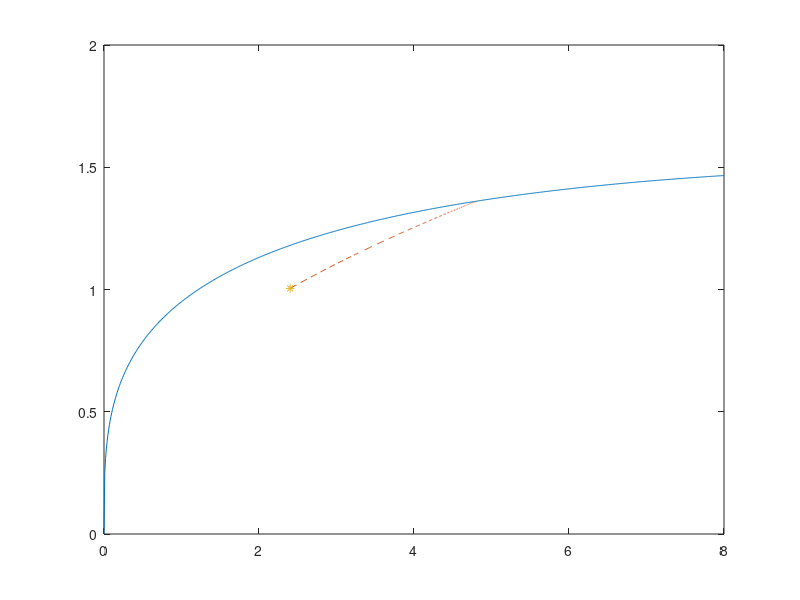

Source code (MATLAB): (Note: this script raises an error after producing the figure.)
% Find initial level of consumption in the Neoclassical Growth Model
% Boundary problem - Need to find initial condition that satisfies Transversality
% Code generated for Ben Moll's Advanced Macroeconomics class at the LSE - Lecture 3

% Shooting Algorithm for Neoclassical Growth Model

% Clear environment
clear all; clc;

% Set parameter values
A = 1;
alpha = 0.3;
sigma = 2;
rho = 0.05;
delta = 0.05;
step = 0.1;
N = 700;

% Critical value to stop algorithm
crit = 10^(-6);

% Steady State capital
k_star = (alpha*A/(rho+delta))^(1/(1-alpha));
c_star = A*(k_star^alpha) - delta*k_star;

% Initial condition for capital
k0 = k_star/2;

% Get initial guess
c_upper_bound = A*(k0.^alpha) - delta.*k0;
c0 = c_upper_bound*rand(1);
k_old = k0;
c_old = c0;
c_lower_bound = 0;
k_new = k0;
diff = k_new - k_star;

for i=1:100
    
    % Evolution of c0
    for n=1:N
        % Get new value of k and c
        k_new = step .* (A .* (k_old.^alpha) - delta .* k_old - c_old) + k_old;
        c_new = step .* c_old .* 1./sigma .* (alpha .* A .* (k_old^(alpha-1)) - rho - delta) + c_old;
        if k_new <= 0| c_new <= 0
            break
        else
            k_old = k_new;
            c_old = c_new;
        end
    end
    
    diff = k_new - k_star;
    
    % Check if converged, if not, repeat
    if abs(diff) < crit
        disp('Algorithm converged')
        break
    elseif diff > 0
        c_lower_bound = c0;
        c0 = (c_upper_bound + c_lower_bound)./2;
        c_old = c0;
        k_old = k0;
    else
        c_upper_bound = c0;
        c0 = (c_upper_bound + c_lower_bound)./2;
        c_old = c0;
        k_old = k0;
    end
end

% Store all sequence
c_seq = 1:700;
k_seq = 1:700;
k_seq(1) = k0;
c_seq(1) = c0;
for i=2:N
    k_seq(i) = step .* (A .* (k_seq(i-1).^alpha) - delta .* k_seq(i-1) - c_seq(i-1)) + k_seq(i-1);
    c_seq(i) = step .* c_seq(i-1) .* 1./sigma .* (alpha .* A .* (k_seq(i-1)^(alpha-1)) - rho - delta) + c_seq(i-1);
end

% Plot
plot(k_seq, c_seq)

k = [0 : 0.01 : 8];
k_lom = A * (k.^alpha) - delta * k;
plot(k, k_lom, k_seq, c_seq, '--', k_seq(1), c_seq(1), '*')
xline(k_star, 'r')
title('Saddle path - Neoclassical Growth Model')
text(k_seq(1)-0.8,c_seq(1)-0.05,'Initial Condition','Color','red','FontSize',10)
xticks([0 k0 k_star])
xticklabels({'0','k0 = 2.402','k^* = 4.804'})
yticks([c0 c_star])
yticklabels({'c0 = 1.0045', 'c^* = 1.3611'})
